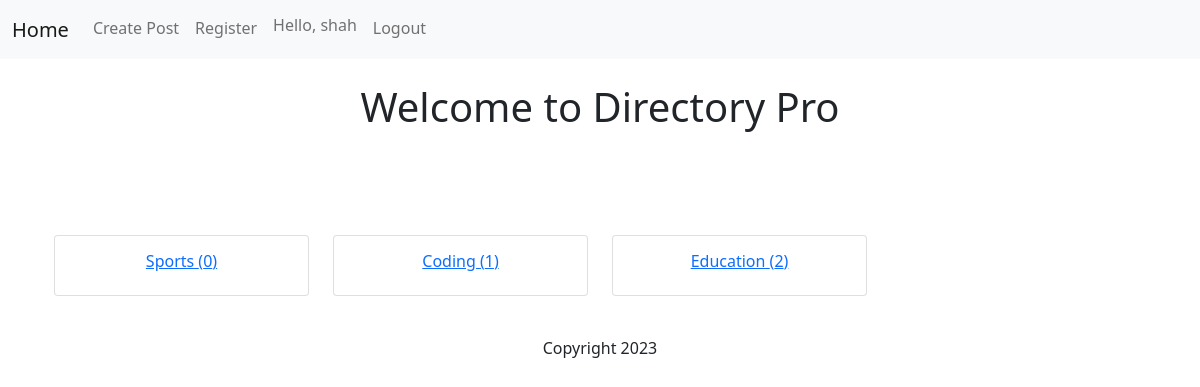
The app's page / (signed in), older data.
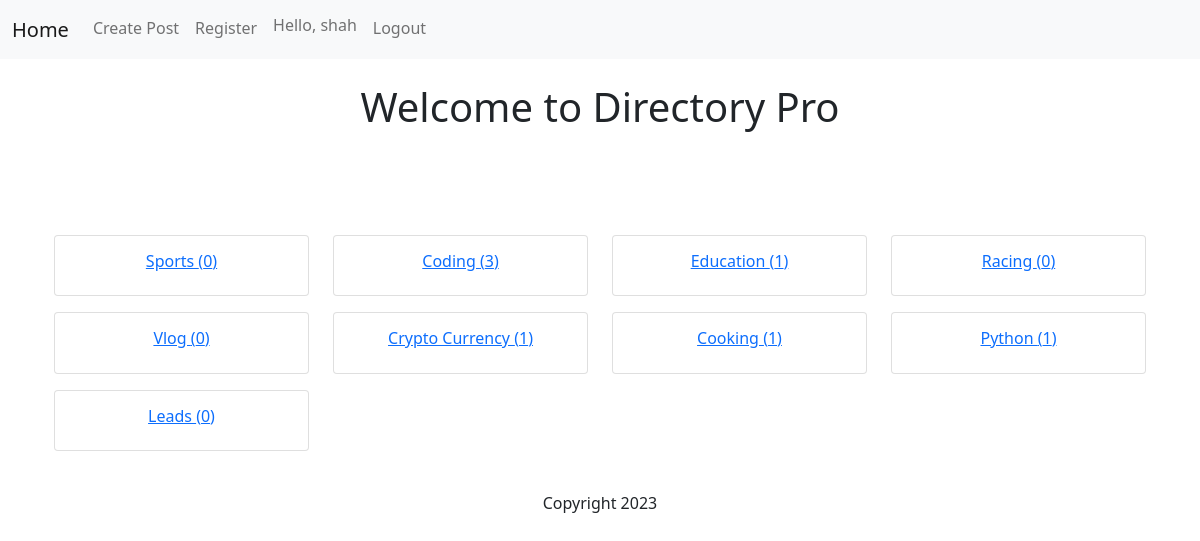
The same page, newer data.
### listing/models.py (models this page shows, shortened)
class Category(models.Model):
    name = models.CharField(max_length=100)

### listing/views.py (the view)
# urls.py: path('', views.post_list, name='post_list'),
@login_required
def post_list(request):
    if not request.user.is_authenticated:
        raise Http404
    posts = Post.objects.filter(owner=request.user).order_by('-created_at')
    categories = Category.objects.annotate(post_count=Count('post')).all()
    return render(request, 'listing/post_list.html', {'posts': posts, 'categories': categories})

### listing/templates/listing/post_list.html (shortened to what this page needs)
{% extends 'listing/base.html' %}
{% block content %}
  <section class="jumbotron text-center jubo-background">
    <div class="container">
      <h1 class="text">Welcome to Directory Pro</h1>
    </div>
  </section>
 <br>
 <br>
 <br>
 <br>
    <div class="container">
      <div class="row">
            {% for category in categories %}
            <div class="col-md-3">
            <div class="card mb-3">
              <div class="card-body">
                <h6 class="text-center"><a href="{% url 'listing:posts_by_category' category.id %}">{{ category.name }} ({{category.post_count}}) </a></h6>
              </div>
            </div>
             </div>
            {% endfor %}
          </div>
        </div>
</main>
{% endblock %}

### listing/templates/listing/base.html (shortened to what this page needs)
<!DOCTYPE html>
<html lang="en">
<head>
    <link href="https://cdn.jsdelivr.net/npm/bootstrap@5.1.3/dist/css/bootstrap.min.css" rel="stylesheet">
</head>
<body>
    <header>
        <nav class="navbar navbar-expand-lg navbar-light bg-light">
            <div class="container-fluid">
                <a class="navbar-brand" href="{% url 'listing:post_list' %}">Home</a>
                <div class="collapse navbar-collapse" id="navbarNav">
                    <ul class="navbar-nav">
                        <li class="nav-item">
                            <a class="nav-link" href="{% url 'listing:post_create' %}">Create Post</a>
                        </li>
                        <li class="nav-item">
                            <a class="nav-link" href="{% url 'users:register' %}">Register</a>
                        </li>
                        {% if user.is_authenticated %}
                            <li class="nav-item">
                                <h6 class="nav-link" >Hello, {{ user.username }}</h6>
                            </li>
                        {% else %}
                        <li class="nav-item">
                            <a class="nav-link" href="{% url 'users:login' %}">Login</a>
                        </li>
                        {% endif %}
                        <li class="nav-item">
                            <a class="nav-link" href="{% url 'users:logout' %}">Logout</a>
                        </li>
                    </ul>
                </div>
            </div>
        </nav>
    </header>
    <main class="container mt-4">
        {% block content %}
        {% endblock %}
    <footer class="text-center mt-4">
        <p>Copyright 2023</p>
    </footer>
</body>
</html>

Row changes from the older to the newer data that the page shows:
computed for Category "Coding": post_count "1" → "3"
computed for Category "Education": post_count "2" → "1"
added Category: name "Racing", post_count "0"
added Category: name "Vlog", post_count "0"
added Category: name "Crypto Currency", post_count "1"
added Category: name "Cooking", post_count "1"
added Category: name "Python", post_count "1"
added Category: name "Leads", post_count "0"
